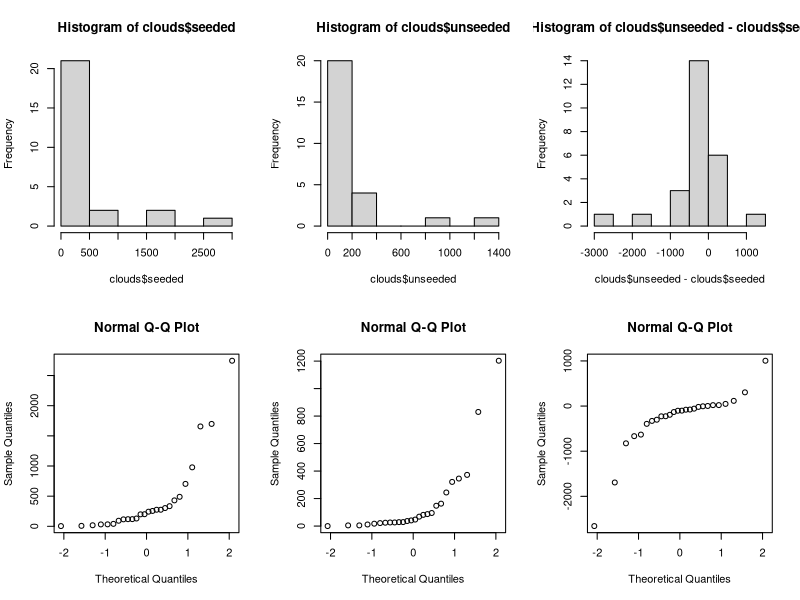
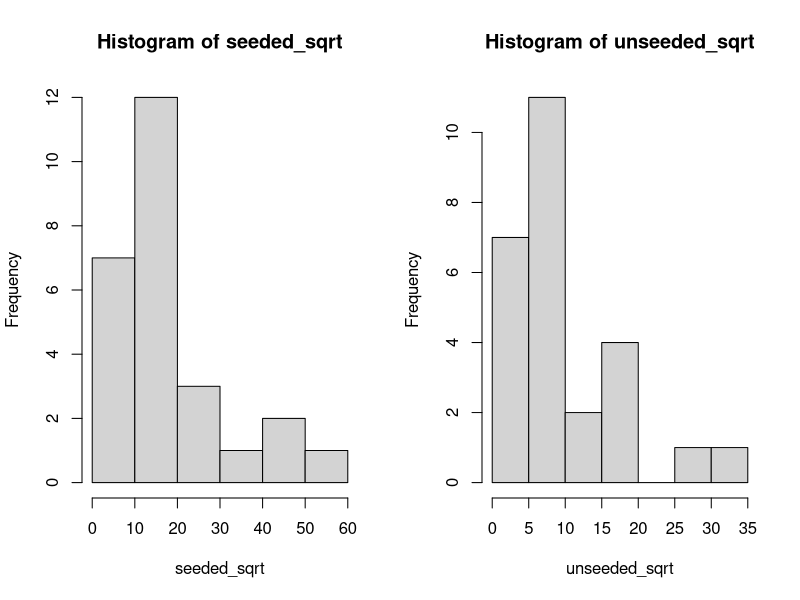
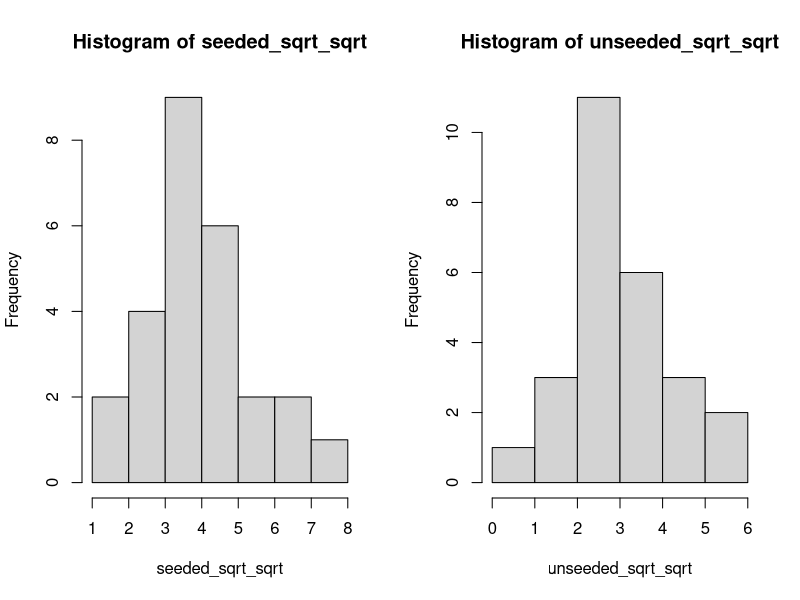
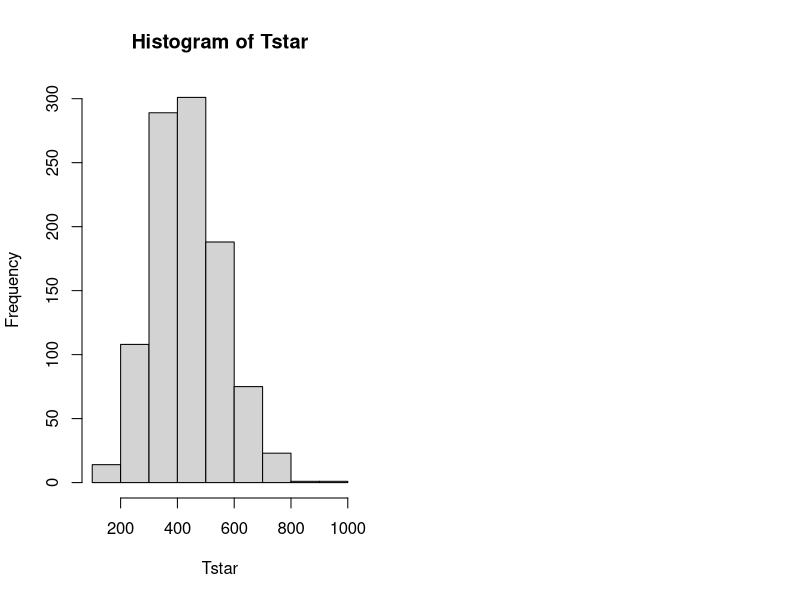
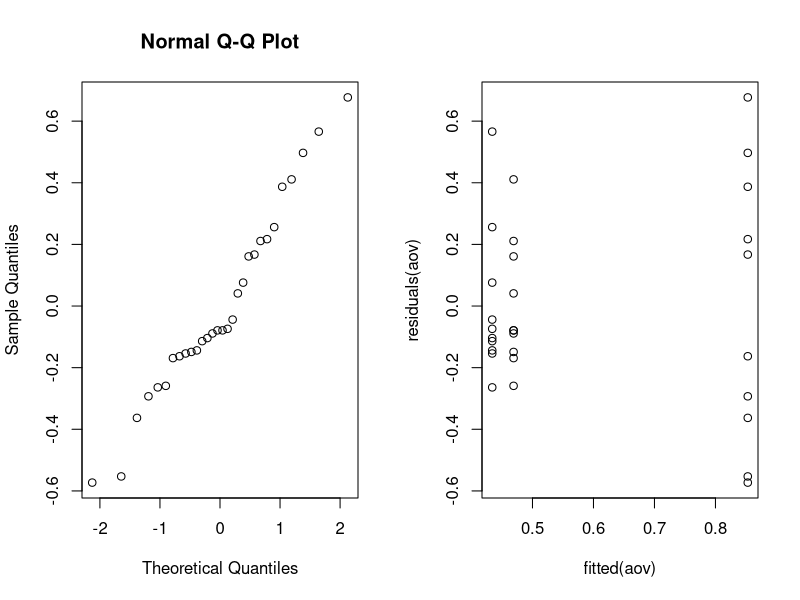
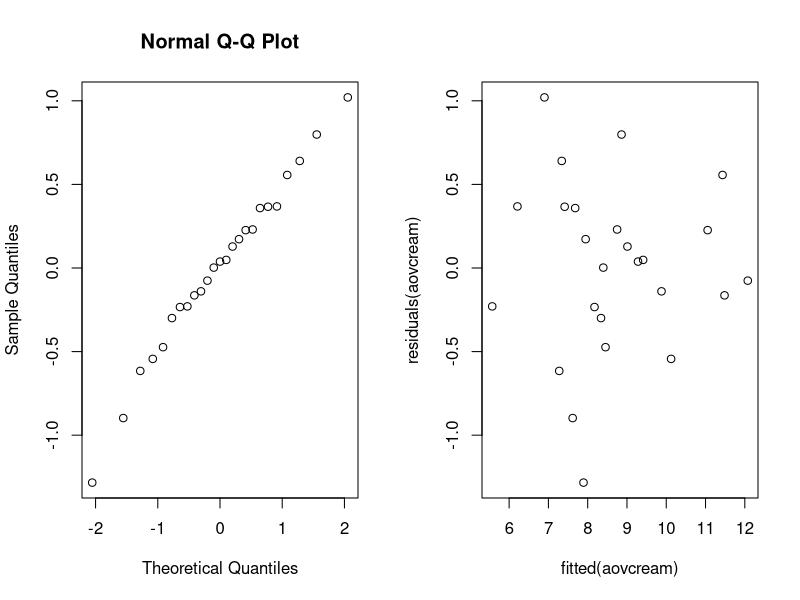

Write the R code that produced these figures, in order.
## ---- chunk 1
x <- as.numeric(list(15.4, 17.9, 19.0, 0.5, 15.9, 2.7, 6.2, 2.5, 
                     4.7, 6.9, 10.8, 24.3, 5.6, 23.0, 10.7))
## ---- chunk 2
shapiro.test(x)
## ---- chunk 3
mu = mean(x)
mu
## ---- chunk 4
s = sd(x)
s
## ---- chunk 5
alpha <- 1 - 0.97
n <- length(x)
ta <- qt(1-alpha/2, df=n-1)
ta
## ---- chunk 6
CI_97 <- c(mu - ta*s/sqrt(n), mu + ta*s/sqrt(n))
CI_97
## ---- chunk 7
E <- 2 
n_min <- (ta*s/E)^2
n_min
## ---- chunk 8
B = 1000
Tstar = numeric(B)

for(i in 1:B) {
  Xstar = sample(x, replace=TRUE)
  Tstar[i] = mean(Xstar)
}

TstarLower = quantile(Tstar, alpha/2)
TstarUpper = quantile(Tstar, 1-alpha/2)

bootstrap_CI_97 <- c(2*mu - TstarUpper, 2*mu - TstarLower)
bootstrap_CI_97
## ---- chunk 9
t.test(x, mu=15, alt='l')
## ---- chunk 10
binom.test(sum(x<15), length(x), p = 0.5, alternative = "less", conf.level = 0.95)
## ---- chunk 11
B <- 1000

for(m in 13:15){
  ttest <- numeric(B)
  sign <- numeric(B)
  for(i in 1L:B){
    h1_sample = rnorm(n, mean=m, sd=s)
    
    ttest[i] <- t.test(h1_sample, mu=mu, alt='l')[[3]]
    sign[i] <- binom.test(sum(h1_sample<mu), length(h1_sample), p = 0.5, 
                          alternative = "less", conf.level = 0.95)[[3]]
  }
  print(paste0("H1 mu=", m))
  print(paste0("t-test power ", sum(ttest < 0.05)/B))
  print(paste0("sign test power ", sum(sign < 0.05)/B))
}
## ---- chunk 12
p_hat = mean(x > 15.5)
p_hat
## ---- chunk 13
p_hat_r <- 0.53
margin_error = p_hat_r - p_hat
p_hat_l <- p_hat - margin_error
p_hat_l
## ---- chunk 14
se <- sqrt((p_hat * (1 - p_hat)) / n)
z_alpha_by_2 <- margin_error / se
z_alpha_by_2
## ---- chunk 15
alpha = (1 - pnorm(z_alpha_by_2))*2
1-alpha
## ---- chunk 16
prop.test(c(2, 6), c(5, 10))
## ---- chunk 17
clouds <- read.table("data/clouds.txt", header=TRUE)

par(mfrow=c(2, 3))
hist(clouds$seeded)
hist(clouds$unseeded)
hist(clouds$unseeded - clouds$seeded)
qqnorm(clouds$seeded)
qqnorm(clouds$unseeded)
qqnorm(clouds$unseeded - clouds$seeded)
## ---- chunk 18
shapiro.test(clouds$unseeded - clouds$seeded)
## ---- chunk 19
t.test(clouds$unseeded, clouds$seeded, paired=FALSE)
## ---- chunk 20
wilcox.test(clouds$unseeded, clouds$seeded)
median(clouds$unseeded); median(clouds$seeded)
## ---- chunk 21
ks.test(clouds$unseeded, clouds$seeded)
mean(clouds$unseeded); mean(clouds$seeded)
## ---- chunk 22
unseeded_sqrt <- sqrt(clouds$unseeded)
seeded_sqrt <- sqrt(clouds$seeded)

par(mfrow=c(1, 2))
hist(seeded_sqrt)
hist(unseeded_sqrt)
## ---- chunk 23
shapiro.test(unseeded_sqrt)
shapiro.test(seeded_sqrt)
## ---- chunk 24
t.test(unseeded_sqrt, seeded_sqrt, paired=FALSE)
wilcox.test(unseeded_sqrt, seeded_sqrt)
ks.test(unseeded_sqrt, seeded_sqrt)
## ---- chunk 25
unseeded_sqrt_sqrt <- sqrt(unseeded_sqrt)
seeded_sqrt_sqrt <- sqrt(seeded_sqrt)

par(mfrow=c(1, 2))
hist(seeded_sqrt_sqrt)
hist(unseeded_sqrt_sqrt)
## ---- chunk 26
shapiro.test(unseeded_sqrt_sqrt)
shapiro.test(seeded_sqrt_sqrt)
## ---- chunk 27
t.test(unseeded_sqrt_sqrt, seeded_sqrt_sqrt, paired=FALSE)
wilcox.test(unseeded_sqrt_sqrt, seeded_sqrt_sqrt)
ks.test(unseeded_sqrt_sqrt, seeded_sqrt_sqrt)
## ---- chunk 28
seeded <- clouds$seeded

B <- 1000
Tstar <- numeric(B)
for(i in 1:B){
  Xstar <- sample(seeded, replace=TRUE)
  Tstar[i] <- mean(Xstar)
}
lambda_hat <- 1/mean(Tstar)
lambda_hat
hist(Tstar)
## ---- chunk 29
alpha <- 1 - 0.95
deltastar <- 1/Tstar - lambda_hat
d <- quantile(deltastar, c(alpha/2, 1-alpha/2))
CI95 = lambda_hat - c(d[2], d[1])
lambda_hat; CI95
## ---- chunk 30
B <- 1000
t <- median(seeded)
tstar <- numeric(B)
n <- length(seeded)
for(i in 1:B){
  xstar <- rexp(n, lambda_hat)
  tstar[i] <- median(xstar)
}
pl <- sum(tstar<t)/B
pr <- sum(tstar>t)/B
p <- 2*min(pl, pr)
pl;pr;p
## ---- chunk 31
ks.test(seeded, rexp(n, lambda_hat))
## ---- chunk 32
binom.test(sum(seeded<300), length(seeded), p = 0.5, alternative = "less", conf.level = 0.95)
## ---- chunk 33
binom.test(sum(seeded<30), length(seeded), p = 0.25, alternative = "less", conf.level = 0.95)
## ---- chunk 34
dogs <- read.table("data/dogs.txt", header=TRUE)
## ---- chunk 35
shapiro.test(dogs$isofluorane)
shapiro.test(dogs$cyclopropane)
shapiro.test(dogs$halothane)
## ---- chunk 36
cor.test(dogs$isofluorane, dogs$halothane, method="spearman")
## ---- chunk 37
mystat <- function(x, y) {mean(x-y)}
B <- 1000; tstar <- numeric(B)
for (i in 1:B){
  dogstar <- t(apply(cbind(dogs[,1], dogs[,2]), 1, sample))
  tstar[i] <- mystat(dogstar[,1], dogstar[,2])
}
myt <- mystat(dogs[,1], dogs[,2])
pl <- sum(tstar<myt)/B
pr <- sum(tstar>myt)/B
p <- 2*min(pl, pr)
pl;pr;p
## ---- chunk 38
dogframe <- data.frame(concentration=as.vector(as.matrix(dogs)),
                    variety=factor(rep(1:3, each=10)))
aov <- lm(concentration~variety, data=dogframe)
anova(aov)
## ---- chunk 39
shapiro.test(residuals(aov))
par(mfrow=c(1,2)); qqnorm(residuals(aov)); plot(fitted(aov), residuals(aov))
## ---- chunk 40
summary(aov)$coefficients
## ---- chunk 41
kruskal.test(concentration ~ variety, data = dogframe)[[3]]
## ---- chunk 42
blood <- read.table("data/hemoglobin.txt", header=TRUE)
set.seed(42)
rows <- sample(nrow(blood))
randomized <- blood[rows, ]
## ---- chunk 43
res.aov3 <- aov(hemoglobin ~ rate * method, data = randomized)
summary(res.aov3)
## ---- chunk 44
res.aov <- aov(hemoglobin ~ rate, data = randomized)
summary(res.aov)
## ---- chunk 45
cream <- read.table("data/cream.txt", header=TRUE)

cream$starter <- factor(cream$starter)
cream$position <- factor(cream$position)
cream$batch <- factor(cream$batch)

aovcream <- lm(acidity ~ batch + position + starter, data=cream)
anova(aovcream)
## ---- chunk 46
shapiro.test(residuals(aovcream))
par(mfrow=c(1,2)); qqnorm(residuals(aovcream)); plot(fitted(aovcream), residuals(aovcream))
## ---- chunk 47
ONLYIM <- lm(acidity ~ starter + batch, data=cream)

summary(ONLYIM)$coefficients
## ---- chunk 48
attach(cream)
friedman.test(acidity, starter, batch, data=cream)
## ---- chunk 49
if (!require("lme4")) install.packages("lme4")
library(lme4)
## ---- chunk 50
cream_lmer <- lmer(acidity ~ starter + (1|batch), REML=FALSE, data=cream)
#summary(cream_lmer)
cream_lmer1 <- lmer(acidity ~ starter + (1|batch), REML=FALSE, data=cream)
#anova(cream_lmer)
